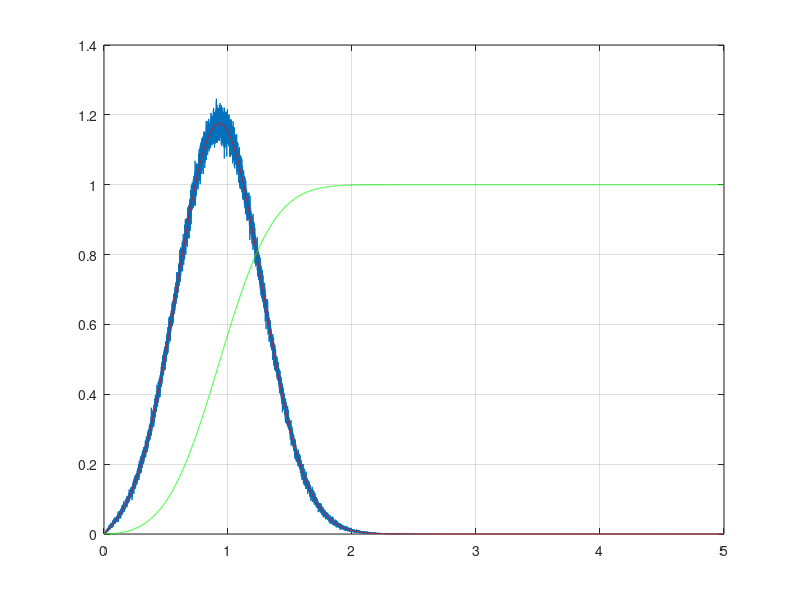

This figure's MATLAB source:
clear;
N = 10000000;

% Rician K-factor 
k = 3;

% Normalized to make sure a valid comparison is possible
% var = 1/32;
var = 1/(2*(1+k));

mu1 = sqrt(k/(2*(1+k)));
mu2 = sqrt(k/(2*(1+k)));

x1 = sqrt(var)*randn([1 N]) + mu1;
x2 = sqrt(var)*randn([1 N]) + mu2;

y = x1 + 1i*(x2);
r = abs(y);

x_step = 1/5000;
x = 0:x_step:5;
n = hist(r,x);
r1 = (n./(N*x_step));
r3 = cumsum(r1.*x_step);

% Theoretical rician fading
s = sqrt(mu1^2+mu2^2);
r2 = (x/(var)).*exp(-(x.^2+s^2)/(2*var)).*besseli(0,x*s/var);

% Simulation plot of rayleigh
plot(x,r1)
grid
sum(r1*x_step) % The area inside the graph adds to 1
hold
% Theoretical plot of rayleigh
plot(x,r2,'r')

plot(x,r3,'g')

function value = marcumq(alpha,beta)



end

function out=Q(x)
out=0.5.*erfc(x/sqrt(2));
end